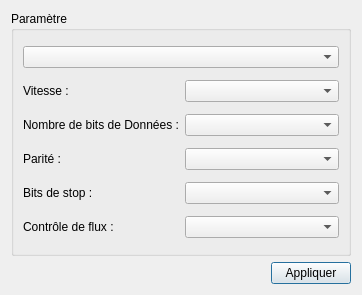
<?xml version="1.0" encoding="UTF-8"?>
<ui version="4.0">
 <class>SettingsDialog</class>
 <widget class="QDialog" name="SettingsDialog">
  <property name="geometry">
   <rect>
    <x>0</x>
    <y>0</y>
    <width>362</width>
    <height>295</height>
   </rect>
  </property>
  <property name="windowTitle">
   <string>Configuration</string>
  </property>
  <layout class="QGridLayout" name="gridLayout_3">
   <item row="0" column="1">
    <widget class="QGroupBox" name="parametersBox">
     <property name="title">
      <string>Paramètre</string>
     </property>
     <layout class="QGridLayout" name="gridLayout_2">
      <item row="1" column="1">
       <widget class="QComboBox" name="baudRateBox"/>
      </item>
      <item row="3" column="1">
       <widget class="QComboBox" name="parityBox"/>
      </item>
      <item row="4" column="1">
       <widget class="QComboBox" name="stopBitsBox"/>
      </item>
      <item row="4" column="0">
       <widget class="QLabel" name="stopBitsLabel">
        <property name="text">
         <string>Bits de stop :</string>
        </property>
       </widget>
      </item>
      <item row="5" column="0">
       <widget class="QLabel" name="flowControlLabel">
        <property name="text">
         <string>Contrôle de flux :</string>
        </property>
       </widget>
      </item>
      <item row="2" column="0">
       <widget class="QLabel" name="dataBitsLabel">
        <property name="text">
         <string>Nombre de bits de Données :</string>
        </property>
       </widget>
      </item>
      <item row="5" column="1">
       <widget class="QComboBox" name="flowControlBox"/>
      </item>
      <item row="2" column="1">
       <widget class="QComboBox" name="dataBitsBox"/>
      </item>
      <item row="3" column="0">
       <widget class="QLabel" name="parityLabel">
        <property name="text">
         <string>Parité :</string>
        </property>
       </widget>
      </item>
      <item row="1" column="0">
       <widget class="QLabel" name="baudRateLabel">
        <property name="text">
         <string>Vitesse :</string>
        </property>
       </widget>
      </item>
      <item row="0" column="0" colspan="2">
       <widget class="QComboBox" name="serialPortInfoListBox"/>
      </item>
     </layout>
    </widget>
   </item>
   <item row="1" column="1">
    <layout class="QHBoxLayout" name="horizontalLayout">
     <item>
      <spacer name="horizontalSpacer">
       <property name="orientation">
        <enum>Qt::Horizontal</enum>
       </property>
       <property name="sizeHint" stdset="0">
        <size>
         <width>96</width>
         <height>20</height>
        </size>
       </property>
      </spacer>
     </item>
     <item>
      <widget class="QPushButton" name="button_Appliquer">
       <property name="text">
        <string>Appliquer</string>
       </property>
      </widget>
     </item>
    </layout>
   </item>
  </layout>
 </widget>
 <resources/>
 <connections/>
</ui>
